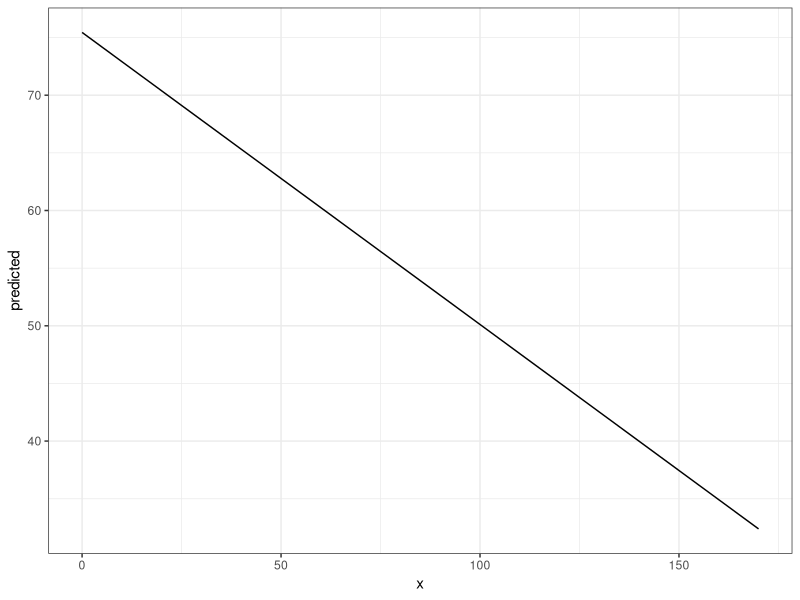
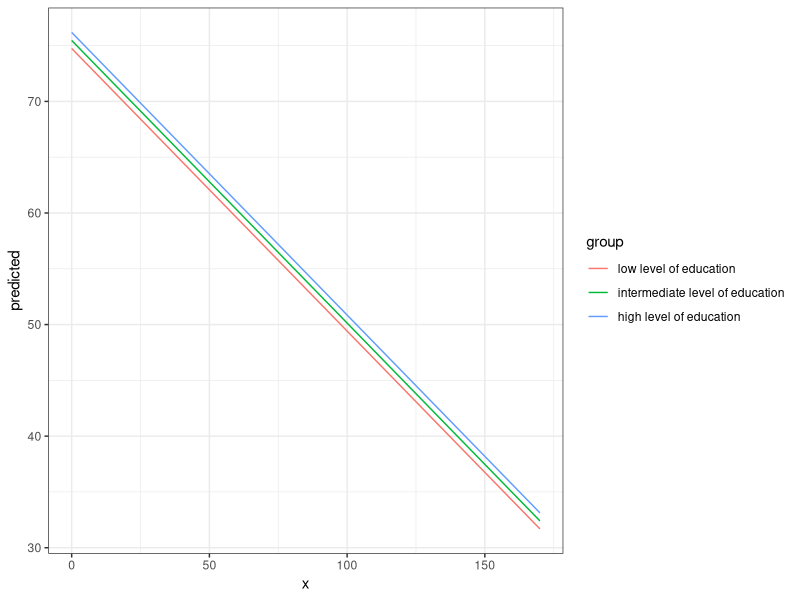
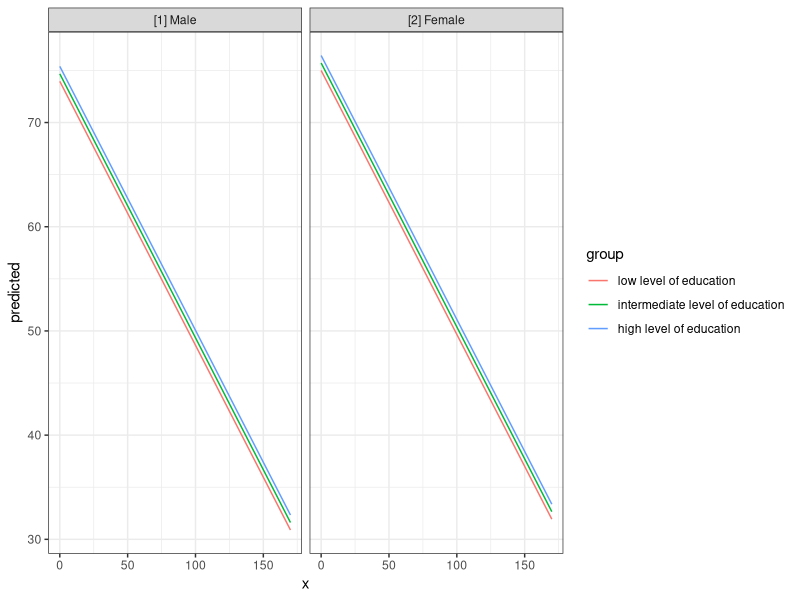
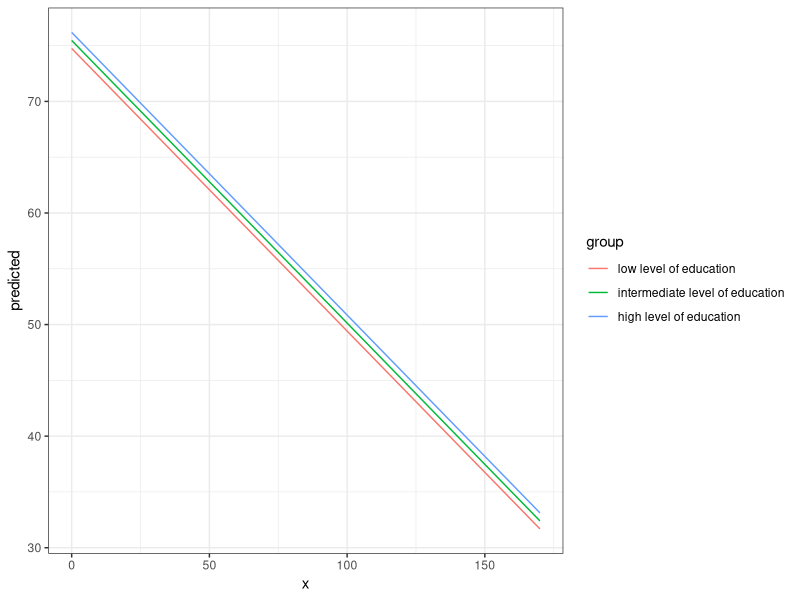
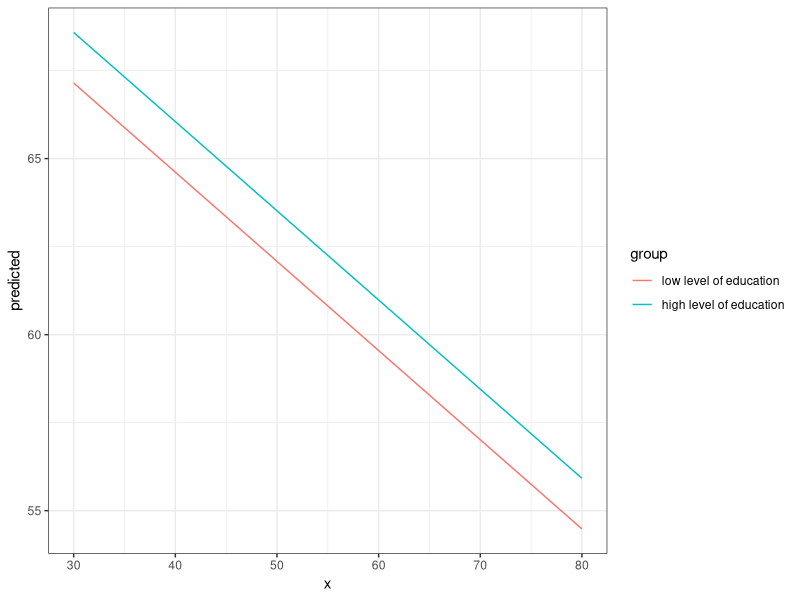
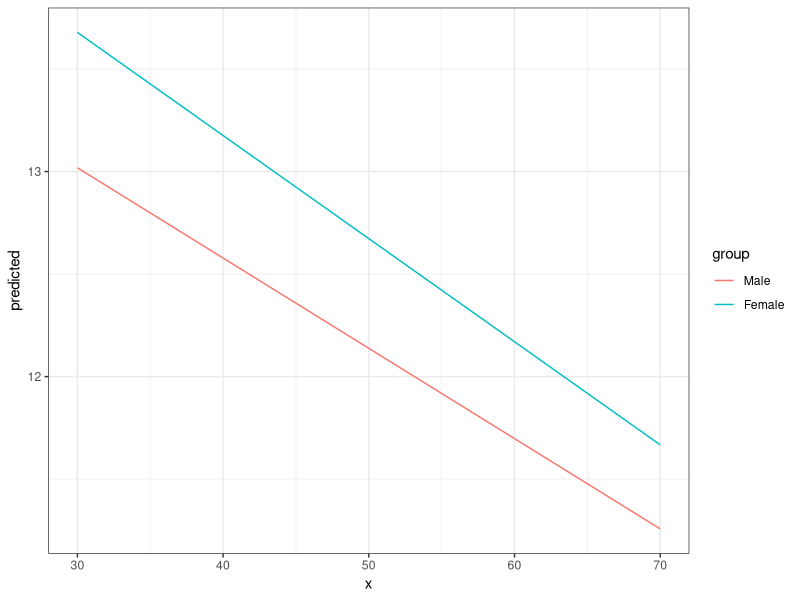
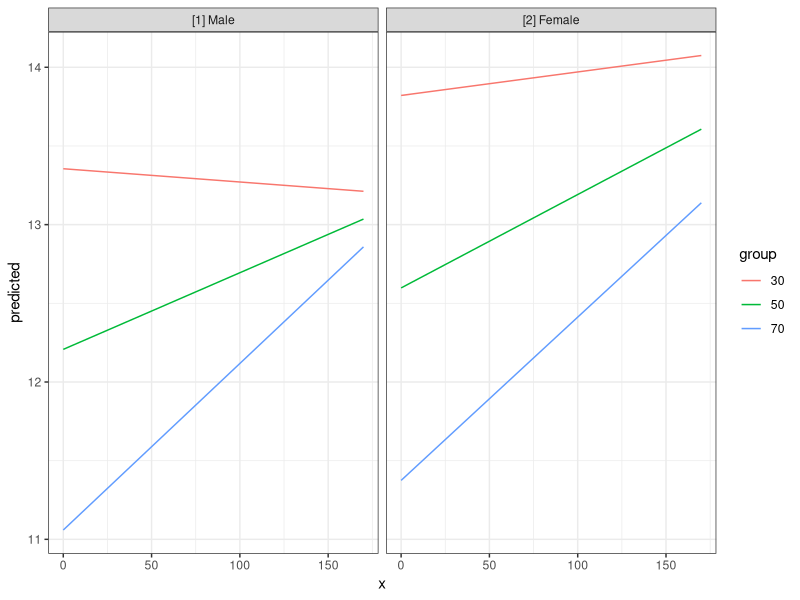
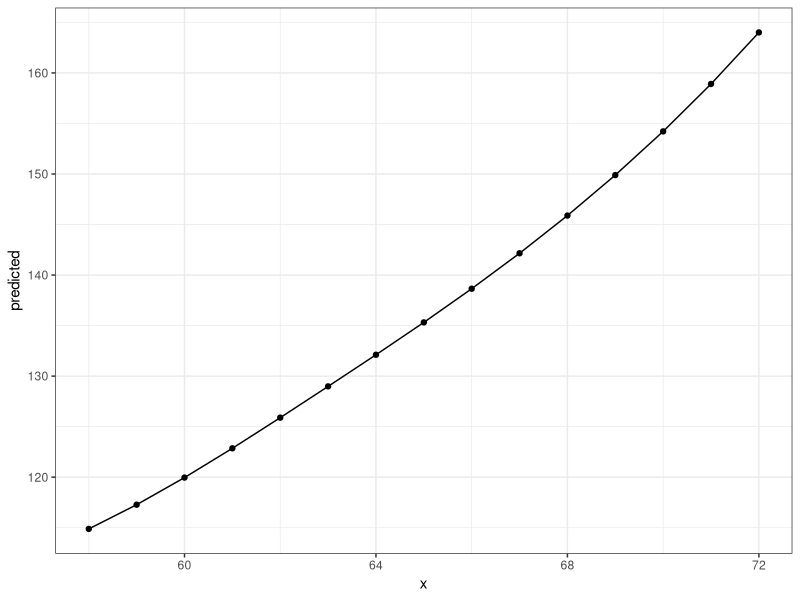

Generate these figures, in order, with R: (Note: this script raises an error after producing the figures.)
## ---- chunk 1
knitr::opts_chunk$set(collapse = TRUE, comment = "#>", dev = "png", fig.width = 7, fig.height = 3.5, message = FALSE, warning = FALSE)
options(width = 800, tibble.width = Inf)
## ---- chunk 2
library(ggeffects)
data(efc)
fit <- lm(barthtot ~ c12hour + neg_c_7 + c161sex + c172code, data = efc)

ggpredict(fit, terms = "c12hour")
## ---- chunk 3
library(ggplot2)
theme_set(theme_bw())

mydf <- ggpredict(fit, terms = "c12hour")
ggplot(mydf, aes(x, predicted)) + geom_line()
## ---- chunk 4
ggpredict(fit, terms = c("c12hour", "c172code"))
## ---- chunk 5
mydf <- ggpredict(fit, terms = c("c12hour", "c172code"))
ggplot(mydf, aes(x, predicted, colour = group)) + geom_line()
## ---- chunk 6
mydf <- ggpredict(fit, terms = c("c12hour", "c172code", "c161sex"))
mydf
ggplot(mydf, aes(x, predicted, colour = group)) + 
  geom_line() + 
  facet_wrap(~facet)
## ---- chunk 7
mydf <- ggpredict(fit)
mydf
## ---- chunk 8
mydf <- ggaverage(fit, terms = c("c12hour", "c172code"))
ggplot(mydf, aes(x, predicted, colour = group)) + geom_line()
## ---- chunk 9
mydf <- ggpredict(fit, terms = c("c12hour [30:80]", "c172code [1,3]"))
mydf
ggplot(mydf, aes(x, predicted, colour = group)) + geom_line()
## ---- chunk 10
data(mtcars)
mpg_model <- lm(mpg ~ log(hp), data = mtcars)

# x-values and predictions based on the log(hp)-values
ggpredict(mpg_model, "hp")

# x-values and predictions based on hp-values from 50 to 150
ggpredict(mpg_model, "hp [50:150]")
## ---- chunk 11
# x-values and predictions based on exponentiated hp-values
ggpredict(mpg_model, "hp [exp]")
## ---- chunk 12
library(sjmisc)
data(efc)

# make categorical
efc$c161sex <- to_factor(efc$c161sex)

# fit model with interaction
fit <- lm(neg_c_7 ~ c12hour + barthtot * c161sex, data = efc)

# select only levels 30, 50 and 70 from continuous variable Barthel-Index
mydf <- ggpredict(fit, terms = c("barthtot [30,50,70]", "c161sex"))
ggplot(mydf, aes(x, predicted, colour = group)) + geom_line()
## ---- chunk 13
# fit model with 3-way-interaction
fit <- lm(neg_c_7 ~ c12hour * barthtot * c161sex, data = efc)

# select only levels 30, 50 and 70 from continuous variable Barthel-Index
mydf <- ggpredict(fit, terms = c("c12hour", "barthtot [30,50,70]", "c161sex"))

ggplot(mydf, aes(x, predicted, colour = group)) + 
  geom_line() +
  facet_wrap(~facet)
## ---- chunk 14
library(splines)
data(women)

fm1 <- lm(weight ~ bs(height, df = 5), data = women)
dat <- ggpredict(fm1, "height")

ggplot(dat, aes(x, predicted)) + 
  geom_line() +
  geom_point()
## ---- chunk 15
get_x_title(mydf)
get_y_title(mydf)

ggplot(mydf, aes(x, predicted, colour = group)) + 
  geom_line() +
  facet_wrap(~facet) +
  labs(
    x = get_x_title(mydf),
    y = get_y_title(mydf),
    colour = get_legend_title(mydf)
  )
## ---- chunk 16
data(efc)
efc$c172code <- to_label(efc$c172code)
fit <- lm(barthtot ~ c12hour + neg_c_7 + c161sex + c172code, data = efc)

# facet by group
dat <- ggpredict(fit, terms = c("c12hour", "c172code"))
plot(dat, facet = TRUE)
# don't use facets, b/w figure, w/o confidence bands
plot(dat, colors = "bw", ci = FALSE)
# plot raw data
dat <- ggpredict(fit, terms = c("c12hour", "c172code"))
plot(dat, rawdata = TRUE)
# for three variables, automatic facetting
dat <- ggpredict(fit, terms = c("c12hour", "c172code", "c161sex"))
plot(dat)
# categorical variables have errorbars
dat <- ggpredict(fit, terms = c("c172code", "c161sex"))
plot(dat)
